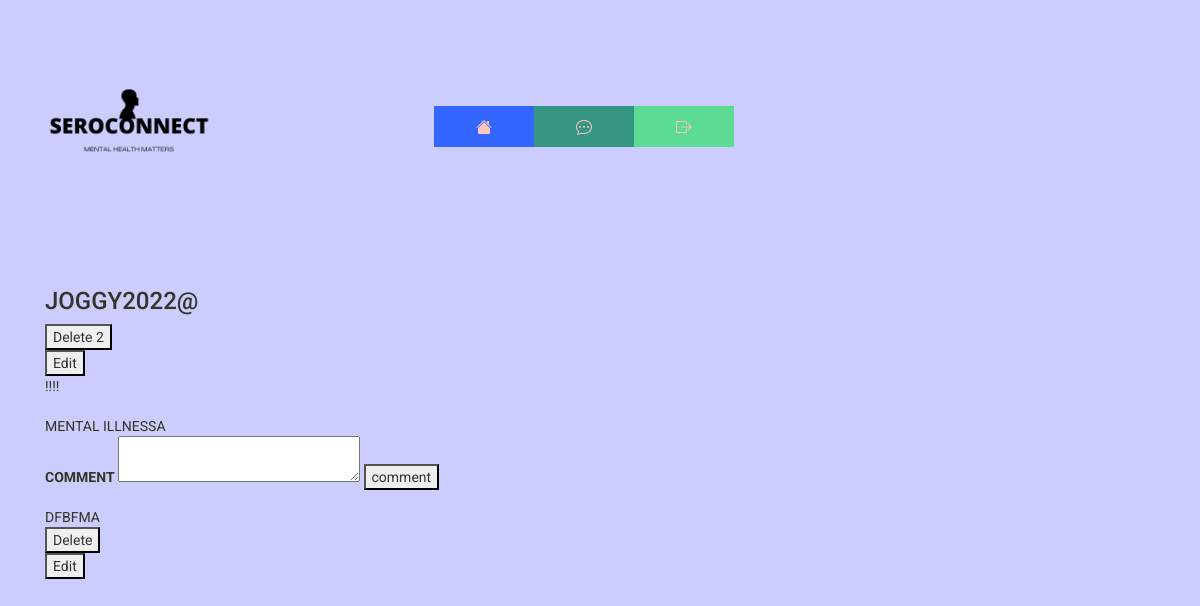
The page /comments/2?userid=1 (signed in) on the database as committed earlier.
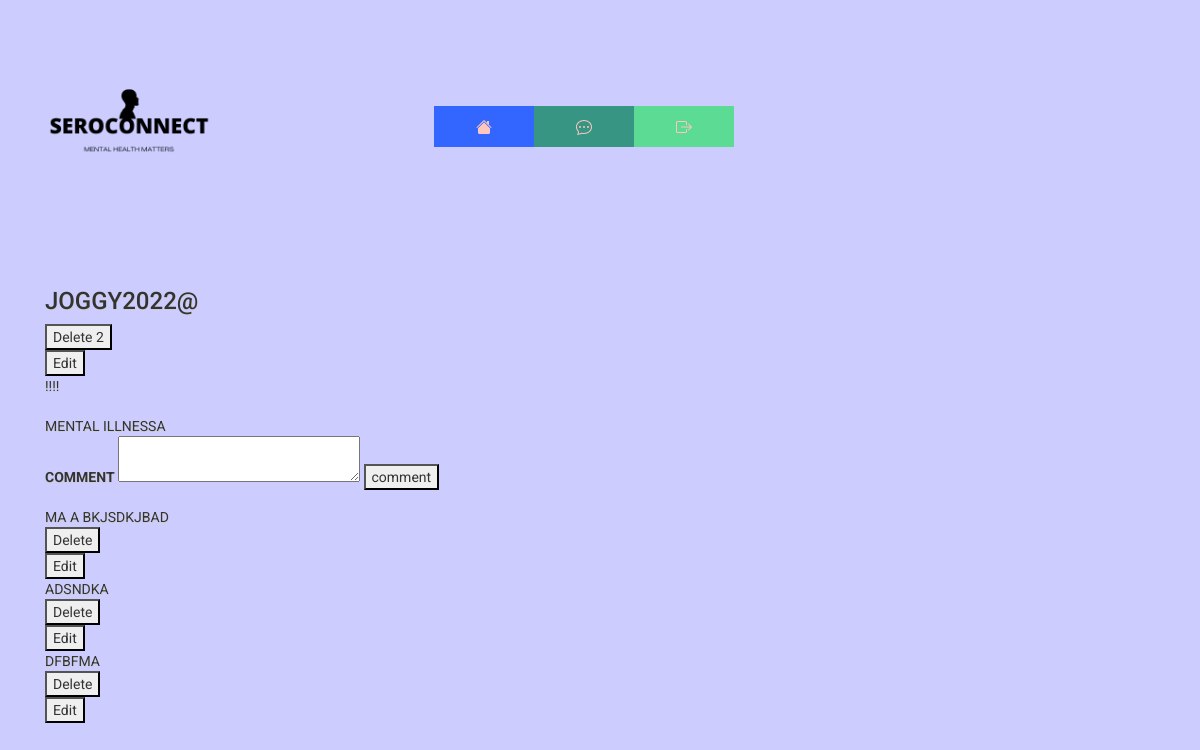
The same page on the database as committed later.
### website/database/models.py (models this page shows)
class User(db.Model, UserMixin):
    id=db.Column(db.Integer,primary_key=True)
    email=db.Column(db.String(150),unique=True)
    password=db.Column(db.String(150))
    username=db.Column(db.String(150))
    date=db.Column(db.DateTime(timezone=True), default=func.now())
    activation=db.Column(db.Boolean,nullable=False,default=False)
    Post = db.relationship("Post", back_populates="owner",cascade='delete')

class Post(db.Model):
    id=db.Column(db.Integer,primary_key=True)
    title = db.Column(db.String(100), nullable=False)
    content = db.Column(db.Text)
    user_id = db.Column(db.Integer, db.ForeignKey("user.id"))
    date=db.Column(db.DateTime(timezone=True), default=func.now())
    anonymous=db.Column(db.Boolean,nullable=False,default=False)
    owner=db.relationship('User',back_populates='Post')
    comments=db.relationship('Comment',back_populates='post',cascade='delete')
    image=db.relationship('Image',back_populates='post',cascade='delete')

class Comment(db.Model):
    __tablename__='comments'
    id = db.Column(db.Integer, primary_key=True)
    text= db.Column(db.Text,nullable=False)
    user_id = db.Column(db.Integer, db.ForeignKey('user.id'))
    post_id = db.Column(db.Integer, db.ForeignKey('post.id'))
    post = db.relationship("Post", back_populates="comments")

### website/post/comments/comments.py (the view)
@comments.route('/comments/<postid>',methods=['GET'])
@login_required
@check_confirmed
def show_comments(postid):
    page=request.args.get('page',1,type=int)
    comments=Comment.query.filter(Comment.post_id==postid).order_by(Comment.id.desc()).paginate(page=page,per_page=3)
    post=Post.query.filter_by(id=postid).first()
    if "hx_request"  in request.headers:
        return render_template("forum/showcomments.html",comments=comments,postuser=User,user=current_user,post=post,postimage=Image)
    return render_template("forum/comments.html",comments=comments,postuser=User,user=current_user,post=post,postimage=Image)

### website/__init__.py (called while the page is built)
@login_manager.user_loader
def load_user(id):
    return User.query.get(int(id))

### website/templates/forum/comments.html (shortened to what this page needs)
{% extends "base.html" %} {% block title %}SeroConnect{% endblock %}{% block content%}
{% if post.anonymous==False %}
<h3>{{postuser.query.filter_by(id=post.user_id).first().username }}</h3>
{%else%}
<h3>Anonymous</h3>
{%endif%}
{% if post.user_id==user.id%}
<form action="{{ url_for('post.deletepost',postid=post.id) }}" class='deleteform' method="POST">
  <button class='deletebtn' action="submit">Delete {{post.id}}</button>
</form>
<form action="{{ url_for('post.editpost',postid=post.id) }}" method="GET">
  <button id='editbtn' action="submit">Edit</button>
</form>
{%endif%}
<div>
  {{post.title}}
  <div class="images">
    {% set images=postimage.query.filter(postimage.post_id==post.id).all()%}
    {%if images%}
    {%for image in images %}
    <div class="image-display">
    </div>
    {%endfor%}
    {%endif%}
  </div>
  {{post.content}}
  <form action="{{url_for('comments.createcomment',postid=post.id,userid=current_user.id)}}" method="POST" class="createcommentform">
    <div class="form-group">
      <label for="comment">comment</label>
      <textarea id="commenttext" name="comment" rows="2" cols="30"></textarea>
      <button id="createcomment" action="submit">comment</button>
    </div>
  </form>
  {% include 'forum/showcomments.html' %}
</div>
{% endblock %}

### website/templates/base.html (shortened to what this page needs)
<!DOCTYPE html>
<html lang="en">
  <head>
    <link rel="stylesheet" href="https://stackpath.bootstrapcdn.com/bootstrap/4.4.1/css/bootstrap.min.css"
/>
    <link rel="stylesheet" href="path/to/font-awesome/css/font-awesome.min.css">
    <link rel="stylesheet" href="https://cdn.jsdelivr.net/npm/bootstrap@3.3.7/dist/css/bootstrap.min.css">
    <link rel="stylesheet" href="https://cdn.jsdelivr.net/npm/bootstrap@3.3.7/dist/css/bootstrap-theme.min.css">
    <link rel="stylesheet" href="https://stackpath.bootstrapcdn.com/font-awesome/4.7.0/css/font-awesome.min.css"/>
    <link rel= "stylesheet" type= "text/css" href= "{{ url_for('static',filename='css/styles.css') }}">
  </head>
  <body>
   <nav class="navbar">
      <img src="{{ url_for('static',filename='images/seroconnect.png') }}" alt="logo" class="logo">
      <button class="navbar-toggler"  type="button"
        data-toggle="collapse"
        data-target="#navbar"
       >
       <span class="navbar-toggler-icon"></span>
      <button class="navbar-toggler" type="button" data-toggle="collapse" data-target="#navbar">
        <span class="navbar-toggler-icon"></span>
      </button>
        <ul class="nav">
          <li>
            <a href="/" >
            </a>
          </li>
          {% if user.is_authenticated%}
          <li>
            <a href="/forum">
            </a>
          </li>
          <li>
            <a href="/logout" target = "_blank">
            </a>
          </li>
         {% endif %}
         <div class="background"></div>
        </ul>
    </nav>
      <div class="container">{% block content %}{% endblock %}</div>
  </body>
</html>

### website/templates/forum/showcomments.html
{%if comments%}
{%for comment in comments.items %}
{% if loop.last and comments.has_next %}
<div hx-get="{{url_for('comments.show_comments', page = comments.next_num,postid=post.id)}}" hx-trigger="revealed" hx-swap="afterend">
    {% else %}
    <div>
        {%endif%}
        <div>
            {{comment.text}}
            {%if comment.user_id==current_user.id%}
            <form action="{{ url_for('comments.deletecomment',commentid=comment.id) }}" method="post">
                <button class="deletecomment" type="submit">Delete</button>
            </form>
            <form action="{{ url_for('comments.editcomment',commentid=comment.id) }}" method="get">
                <button type="submit">Edit</button>
            </form>
        </div>
        {%endif%}
        {%endfor%}
        {%endif%}
    </div>

### website/static/css/styles.css (style rules this page uses)
body { background: #ccccff; font-family: 'Roboto', sans-serif; text-transform:uppercase; text-shadow: .5px .5px 0#CCCCCC; }
.background { position: fixed; z-index: -1; top: 0; right: 0; bottom: 0; left: 0; transition: .75s; }
nav img { width: 20%; }
.nav { padding: 0px; width: 640px; margin: 100px auto auto auto; }
ul { list-style-type: none; }
li a { padding: 30px; float:left; width: 100px; text-align:center; font-size:15px; color:#fdc6be; text-decoration:none; }
.nav li:first-child a { background:#3366ff !important; }
.nav li:nth-child(2) a { background:#379683 !important; }
.nav li:nth-child(3) a { background:#5cdb95 !important; }

Rows that differ between the two databases and show on the page:
added Comment: text "MA A BKJSDKJBAD"
added Comment: text "ADSNDKA"
